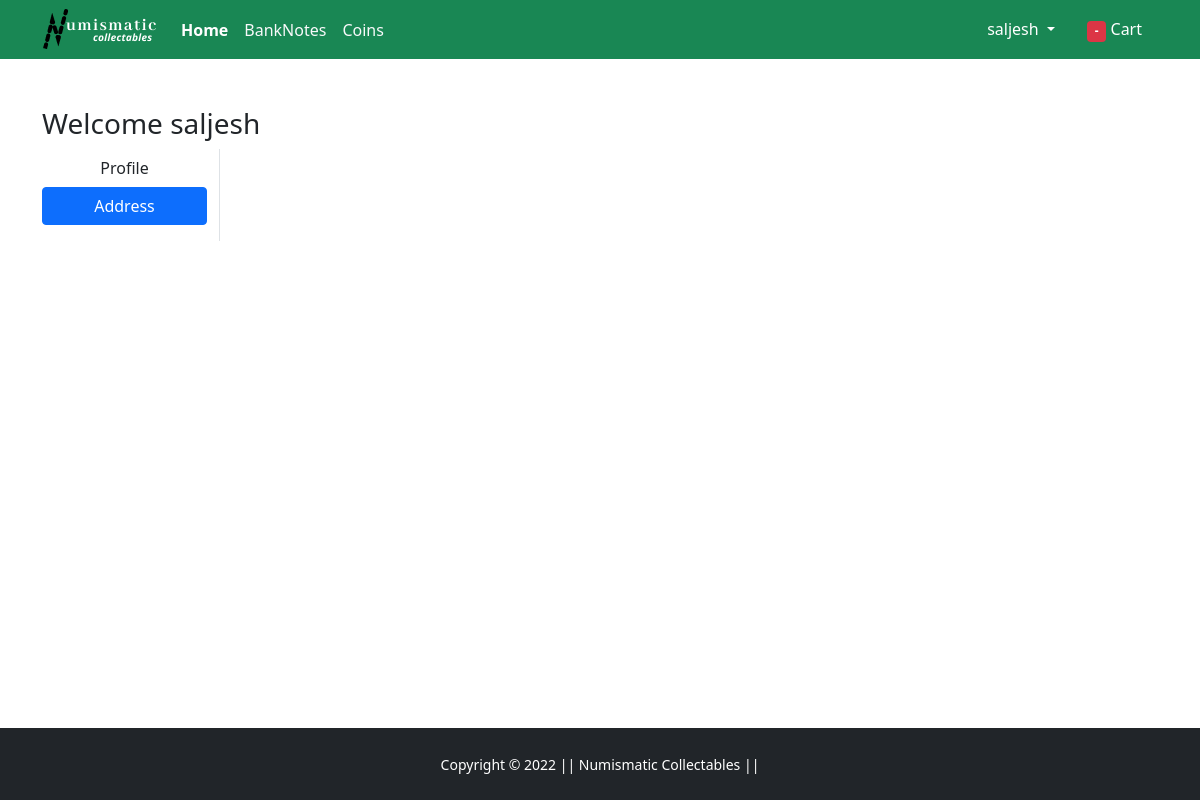
/address/ (signed in), run on an earlier commit of the app's database.
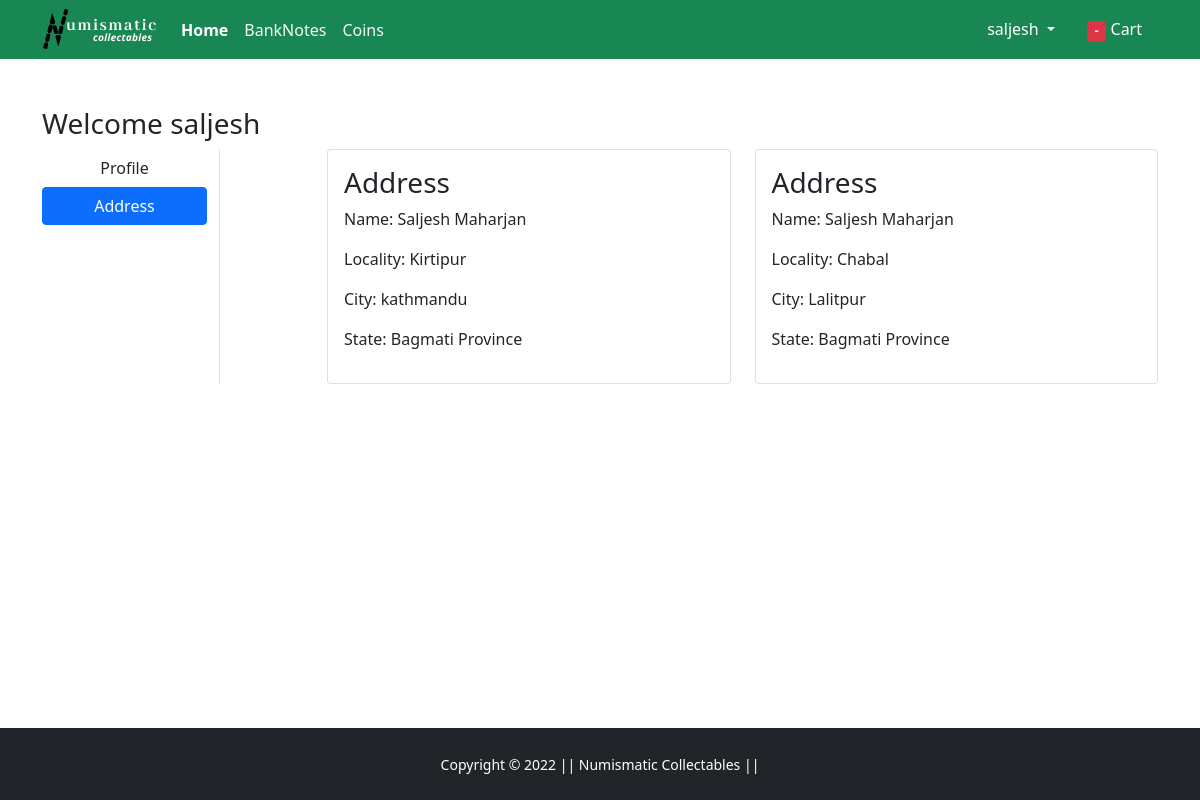
And on a later commit of the database.
### app/models.py (models this page shows, shortened)
class Customer(models.Model):
    user = models.ForeignKey(User,on_delete=models.CASCADE)
    name = models.CharField(max_length=200)
    locality = models.CharField(max_length=200)
    city = models.CharField(max_length=50)
    state = models.CharField(choices=STATE_CHOICE, max_length=50)

### app/views.py (the view)
# urls.py: path('address/', views.address, name='address'),
@login_required
def address(request):
    add = Customer.objects.filter(user=request.user)
    return render(request, 'app/address.html',{'add':add,'active':'btn-primary'})

### app/templates/app/address.html (shortened to what this page needs)
{% extends 'app/base.html' %}
{% load static %}
{% block main-content %}
<div class="container my-5">
 <div class="row">
 <h3>Welcome <span class="text-capitalized">{{request.user}}</span></h3>
  <div class="col-sm-2 border-end">
   <ul class="list-unstyled">
    <li class="d-grid"><a href="{% url 'profile' %}" class="btn">Profile</a></li>
    <li class="d-grid"><a href="{% url 'address' %}" class="btn {{active}} ">Address</a></li>
   </ul>
  </div>
  <div class="col-sm-9 offset-sm-1">
   <div class="row">
   {% for ad in add %}
    <div class="col-sm-6">
     <div class="card">
      <div class="card-body">
       <h3>Address</h3>
       <p>Name: {{ad.name}} </p>
       <p>Locality: {{ad.locality}}</p>
       <p>City: {{ad.city}}</p>
       <p>State: {{ad.state}}</p>
      </div>
     </div>
    </div>
    {% endfor %}
   </div>
  </div>
 </div>
</div>
{% endblock main-content %}

What changed in the data, as far as the page shows it:
now on this page (row edited): Customer: name "Saljesh Maharjan", locality "Kirtipur", city "kathmandu", state "Bagmati Province"
now on this page (row edited): Customer: name "Saljesh Maharjan", locality "Chabal", city "Lalitpur", state "Bagmati Province"
